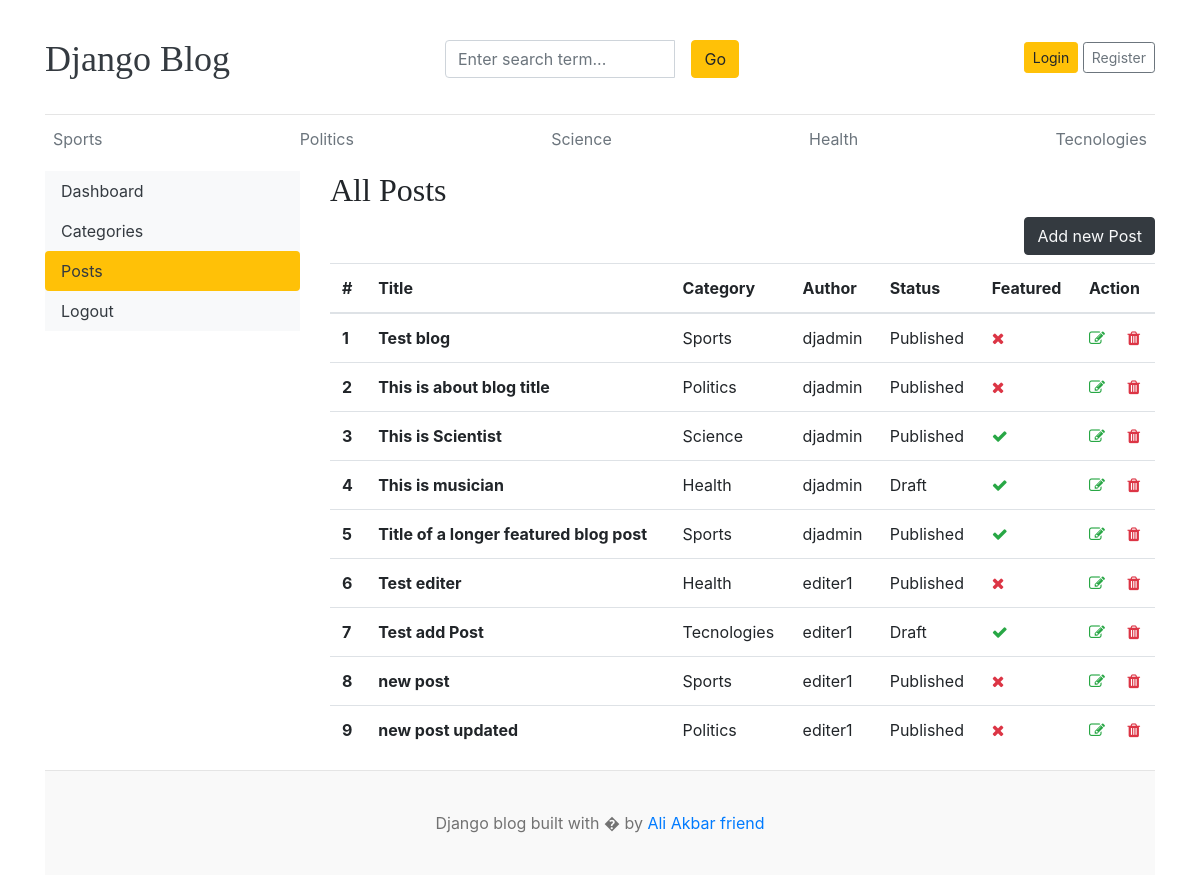
/dashbord/posts/, run on an earlier commit of the app's database.
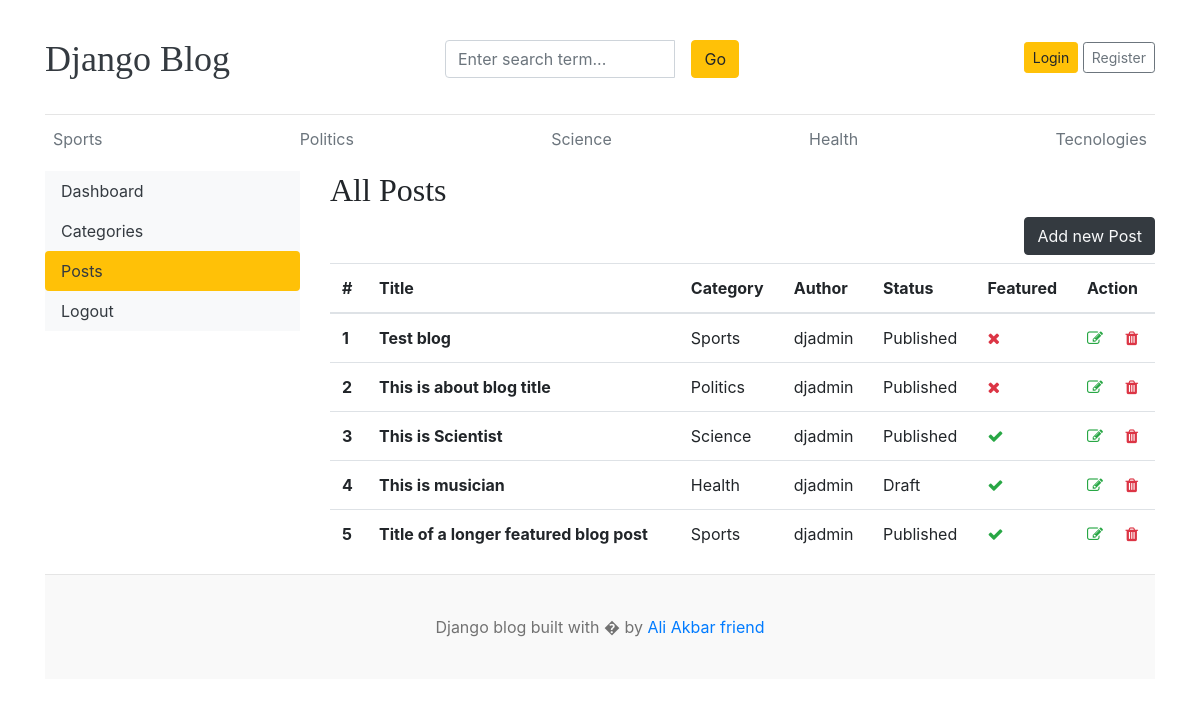
And on a later commit of the database.
### blogs/models.py (models this page shows, shortened)
class Category(models.Model):
    category_name= models.CharField(max_length=50 , unique=True)
    created_at = models.DateTimeField(auto_now_add=True)
    updated_at = models.DateTimeField(auto_now_add=True)
    class Meta:
        verbose_name_plural = 'categories'
    def __str__(self):
        return self.category_name

class Blog(models.Model):
    title = models.CharField(max_length=100)
    slug = models.SlugField(max_length=150 , unique=True , blank=True)
    category = models.ForeignKey(Category, on_delete=models.CASCADE)
    author = models.ForeignKey(User , on_delete=models.CASCADE)
    featured_image = models.ImageField(upload_to='uploads/%y/%m/%d')
    short_description = models.TextField(max_length=500)
    blog_body = models.TextField(max_length=2000)
    status = models.CharField(max_length=20 ,choices=STATUS_CHOICE, default='Draft')
    is_featured = models.BooleanField(default=False)
    created_at = models.DateTimeField(auto_now_add=True)
    updated_at = models.DateTimeField(auto_now=True)

### dashbords/views.py (the view)
# urls.py: path('posts/',views.posts,name='posts'),
def posts(request):
    posts=Blog.objects.all()
    context={
        'posts':posts,
    }
    return render(request,'dashbord/posts.html',context)

### blogs/context_processors.py (called while the page is built)
def get_categories(request):
    categories=Category.objects.all()
    return dict(categories=categories)

def get_social_links(request):
    social_links=SocialLink.objects.all()
    return dict(social_links=social_links)

### templates/dashbord/posts.html (shortened to what this page needs)
{% extends "base.html" %}
{% block content %}
<div class="row">
    {% include "dashbord/sidebar.html" %}
    <div class="col-md-9">
        <h2>All Posts</h2>
        <a href="{% url 'add_post' %}" class="btn btn-dark text-light float-right mb-2">Add new Post</a>
        <table class="table table-hover">
  <thead>
    <tr>
      <th >#</th>
      <th >Title</th>
      <th >Category</th>
      <th >Author</th>
      <th >Status</th>
      <th >Featured</th>
      <th >Action</th>
    </tr>
  </thead>
  <tbody>
    {% for post in posts %}
    <tr>
      <th>{{forloop.counter}}</th>
      <th>{{post.title}}</th>
      <td>{{post.category}}</td>
      <td>{{post.author}}</td>
      <td>{{post.status}}</td>
      <td>{% if post.is_featured %}<i class="fa fa-check text-success"></i> {% else %}<i class="fa fa-times text-danger"></i>{% endif %}</td>
      <td>
        <a href="{% url 'edit_post' post.id%}"><i class="fa fa-edit text-success"></i></a>
        <a href="{% url 'delete_post' post.id %}"><i class="fa fa-trash text-danger" aria-hidden="true"></i></a>
      </td>
    </tr>
    {% endfor %}
  </tbody>
</table>
    </div>
</div>
{% endblock %}

### templates/base.html (shortened to what this page needs)
{% load static %}
<!DOCTYPE html>
<html lang="en">
<head>
    <link href="https://getbootstrap.com/docs/4.0/dist/css/bootstrap.min.css" rel="stylesheet">
    <link href="{% static 'css/blog.css' %}" rel="stylesheet">
    <link rel="stylesheet" href="https://cdnjs.cloudflare.com/ajax/libs/font-awesome/4.7.0/css/font-awesome.min.css">
</head>
<body>
    <div class="container">
        <header class="blog-header py-3">
            <div class="row flex-nowrap justify-content-between align-items-center">
                <div class="col-4 pt-1">
                    <a class="blog-header-logo text-dark" href="/">Django Blog</a>
                </div>
                <div class="col-4 pt-1">
                    <form action="{% url 'search' %}" method="GET">
                        <div class="card-body ">
                            <div class="input-group">
                                <input class="form-control" type="text" placeholder="Enter search term..."
                                    name="keyword" aria-label="Enter search term..." aria-describedby="button-search"
                                    value="{{keyword}}">
                                <button class="btn btn-warning mx-3" id="button-search" type="submit">
                                    Go
                                </button>
                            </div>
                        </div>
                    </form>
                </div>
                {% if not user.is_authenticated %}
                <div class="col-4 d-flex justify-content-end align-items-center">
                    <a class="btn btn-sm btn-warning" href="{% url 'login' %}">Login</a> &nbsp;
                    <a class="btn btn-sm btn-outline-secondary" href="{% url 'register' %}">Register</a>
                </div>
                {% else %}
                <div class="col-4 d-flex justify-content-end align-items-center">
                <span><a href="{% url 'dashbords' %}">Dashboard</a></span>
                &nbsp;&nbsp;
                <span><a href="{% url 'logout' %}">Logout</a></span>
                </div>
                {% endif %}
            </div>
        </header>
        <div class="nav-scroller py-1 mb-2">
            <nav class="nav d-flex justify-content-between">
                {% for cat in categories %}
                <a class="p-2 text-muted" href="{% url 'posts_by_category' cat.id %}">{{cat.category_name}}</a>
                {% endfor %}
            </nav>
        </div>
        {% block content %}
        {% endblock %}
        <footer class="blog-footer">
            <p>Django blog built with � by <a href="#">Ali Akbar friend</a></p>
        </footer>
</body>
</html>

### templates/dashbord/sidebar.html (shortened to what this page needs)
    <div class="col-md-3">
        <div class="nav flex-column nav-pills bg-light" aria-orientation="vertical">
            <a href="{% url 'dashbords' %}" class="nav-link text-dark {% if request.path == '/dashbord/' %}bg-warning{% endif %}">Dashboard</a>
            <a href="{% url 'categories' %}" class="nav-link text-dark {% if '/categories/' in request.path %}bg-warning{% endif %}">Categories</a>
            <a href="{% url 'posts' %}" class="nav-link text-dark {% if '/posts/' in request.path %}bg-warning{% endif %}">Posts</a>
            <a href="" class="nav-link text-dark ">Logout</a>
        </div>
    </div>

### blog_main/static/css/blog.css (style rules this page uses)
.blog-header { border-bottom: 1px solid #e5e5e5; }
.blog-header-logo { font-family: "Playfair Display", Georgia, "Times New Roman", serif; font-size: 2.25rem; }
h1, h2, h3, h4, h5, h6 { font-family: "Playfair Display", Georgia, "Times New Roman", serif; }
.blog-footer { padding: 2.5rem 0; color: #727272; text-align: center; background-color: #f9f9f9; border-top: .05rem solid #e5e5e5; }
.blog-footer p:last-child { margin-bottom: 0; }

What changed in the data, as far as the page shows it:
removed Blog: title "Test editer", category "Health", author "editer1", status "Published", is_featured False (drawn)
removed Blog: title "Test add Post", category "Tecnologies", author "editer1", status "Draft", is_featured True (drawn)
removed Blog: title "new post", category "Sports", author "editer1", status "Published", is_featured False (drawn)
removed Blog: title "new post updated", category "Politics", author "editer1", status "Published", is_featured False (drawn)
